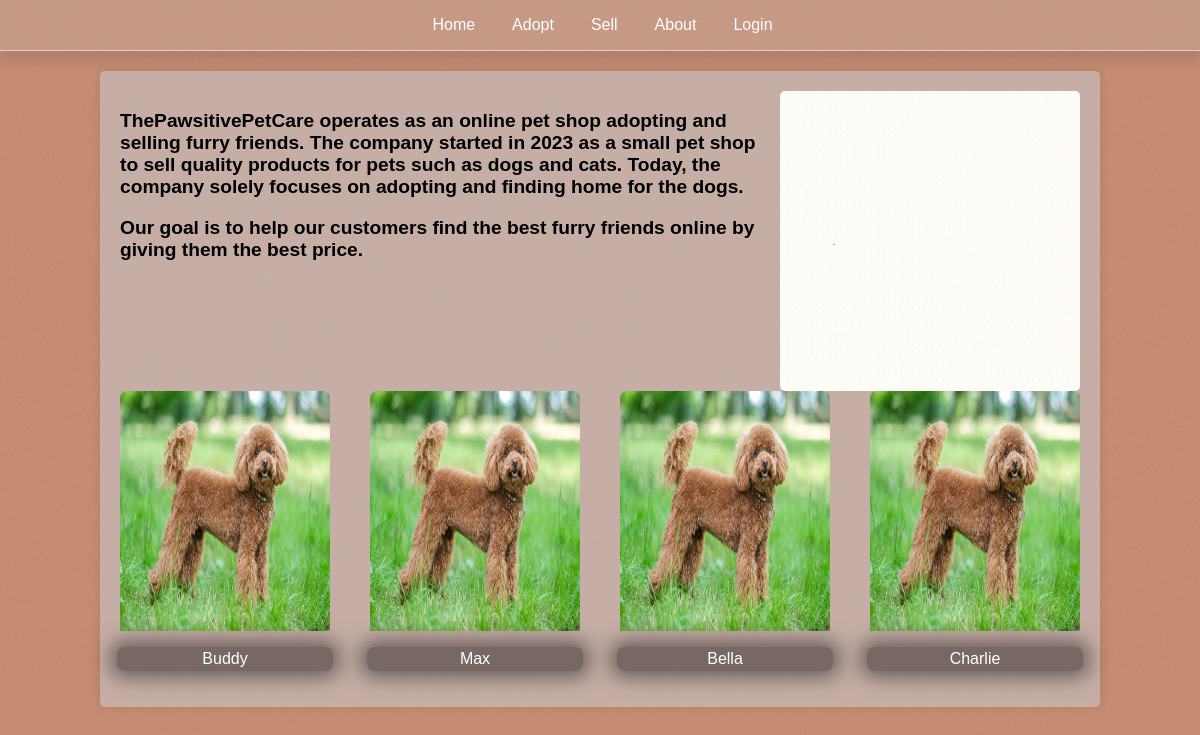
The page /home on the database its author committed.
### tables this page shows
CREATE TABLE dog (
    id INTEGER PRIMARY KEY AUTOINCREMENT,
    name TEXT NOT NULL,
    breed TEXT NOT NULL,
    age TEXT NOT NULL,
    height TEXT NOT NULL,
    weight TEXT NOT NULL,
    image TEXT NOT NULL,
    description TEXT NOT NULL
);

### pet.py (the view)
@app.route("/home")
def home():
    dogs_all = get_dogs(count=4)
    return render_template("home.html",context={"dogs":dogs_all})

### pet.py (called while the page is built)
def get_dogs(count:int=-1):
    with sql.connect(DATABASE) as con:
        cur = con.cursor()
        _ = cur.execute("SELECT * FROM dog")
        dogs = cur.fetchall()
        dogs_dic = [
            {
                "_id":_id,
                "name": name,
                "breed": breed,
                "age": age,
                "height": height,
                "weight": weight,
                'image': image,
                "desc": description,
            }
            for (
                _id,
                name,
                breed,
                age,
                height,
                weight,
                image,
                description,
            ) in dogs[:count]
        ]
        return dogs_dic

### templates/home.html (shortened to what this page needs)
<!DOCTYPE html>
<html lang="en">
{% extends "base.html" %}
    {% block head %}
    <link rel="stylesheet" href="/static/css/navbar.css" type="text/css">
    {% endblock %}
    {% block body %}
    <div class="container">
        <div class="main-content">
            <div class="text-container">
                <p> ThePawsitivePetCare operates as an online pet shop adopting and selling furry friends.
                    The company started in 2023 as a small pet shop to sell quality products for pets such as dogs and cats.
                    Today, the company solely focuses on adopting and finding home for the dogs.</p>
                    <p>Our goal is to help our customers find the best furry friends online by giving them the best price.</p>
            </div>
            <img src="/static/img/logoo.gif" alt="Main dog image">
        </div>
        <section id="feature" class="section-p1">
            {% if context %}
            {% for dog in context.dogs %}
            <a href="/adopt/{{dog._id}}">
                <div class="dog-item">
                <img src="/{{dog.image}}" alt="Dog 1">
                <p>
                {{dog.name}}
                </p>
            </div>
        </a>
        {%endfor %}
        {%endif%}
        </section>
    </div>
    {% endblock %}

### static/css/navbar.css (style rules this page uses)
body { font-family: Poppins; background-image: url("/static/img/logo.gif"); background-size: 100%; background-color: white; margin: 0px; padding: none; color: white; }

### templates/home.html (style rules this page uses)
body { font-family: Arial, sans-serif; margin: 0; padding: 0; display: flex; flex-direction: column; align-items: center; background-color: #f0f0f0; }
.container { width: 80%; margin: 20px auto; background-color: rgba(200, 210, 220, 0.5); display: flex; flex-direction: column; padding: 20px; border-radius: 5px; box-shadow: 0 0 10px rgba(0, 0, 0, 0.1); }
.main-content { display: flex; justify-content: space-between; align-items: flex-start; }
.main-content p { flex: 1; }
.main-content img { width: 300px; height: auto; border-radius: 5px; }
.section-p1 { display: flex; flex-direction: row; flex-wrap: nowrap; align-content: center; justify-content: space-between; align-items: center; max-height: 100%; max-width: 100%; }
.dog-item { display: grid; grid-template-areas: "a" "a" "a" "b"; max-width: 300px; justify-items: center; max-height: 100%; }
.dog-item img { grid-area: a; width: 210px; height: 240px; border-radius: 7px 7px 0px 0px; }
.dog-item p { grid-area: b; background-color: #0006; backdrop-filter: blur(8px); width: 100%; padding: 3px; box-shadow: 0px 0px 20px 6px #10101085; border-radius: 7px; text-align: center; color:white; }
.text-container { flex: 1; margin-right: 20px; color: black; font-size: larger; font-weight: 600; }
a { text-decoration: none; }

### rows shown on the page
dog: image (picture), name "Buddy"
dog: image (picture), name "Max"
dog: image (picture), name "Bella"
dog: image (picture), name "Charlie"
